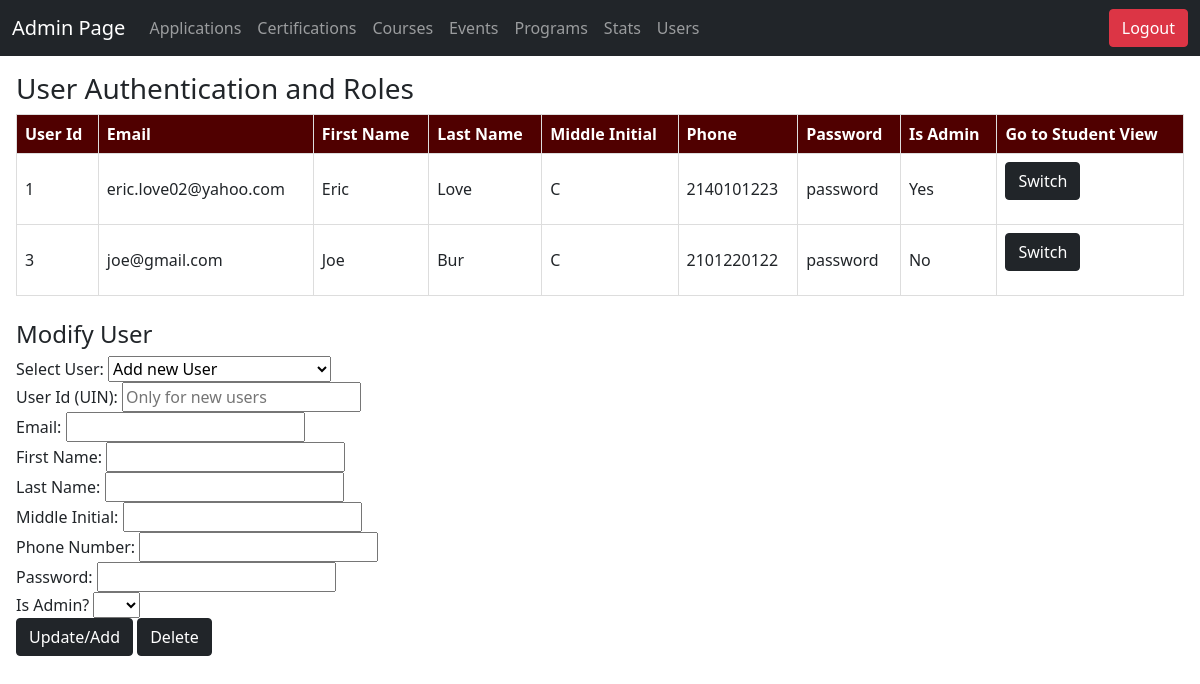
Before: /admin/users.php (signed in) with the older database file.
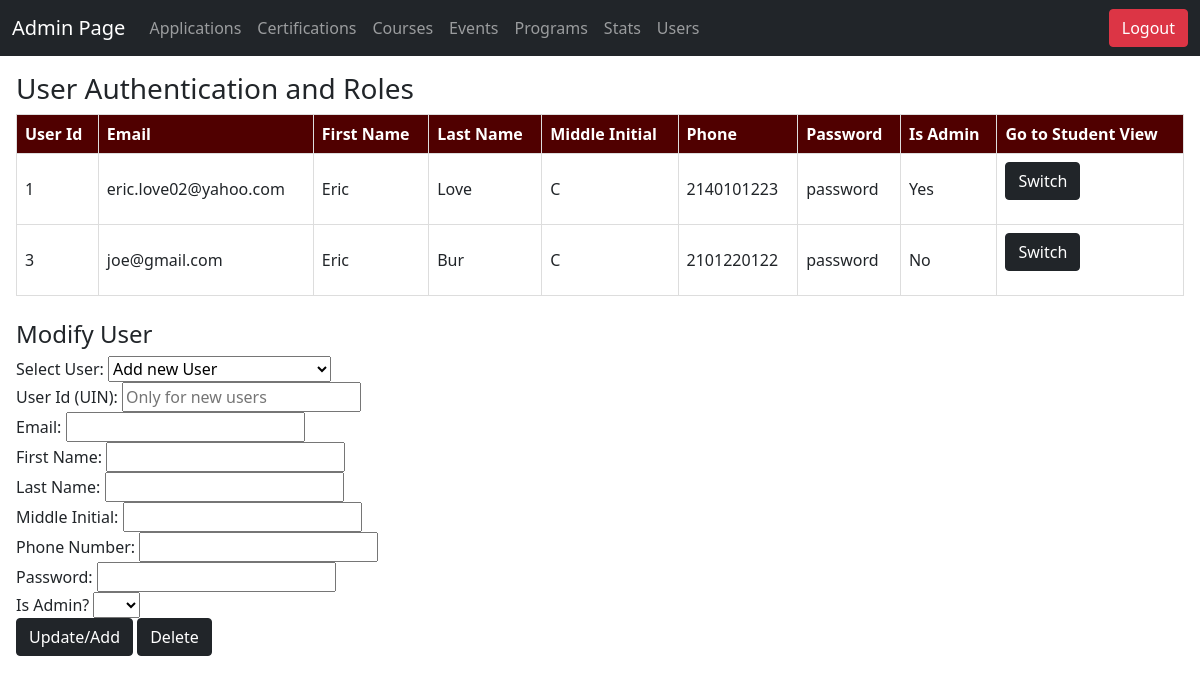
After: the same page with the newer database file.
### tables this page shows
CREATE TABLE `users` (
  `user_id` int(11) NOT NULL,
  `email` varchar(256) NOT NULL,
  `f_name` varchar(56) NOT NULL,
  `l_name` varchar(56) NOT NULL,
  `m_initial` char(1) NOT NULL,
  `phone` varchar(24) NOT NULL,
  `password` varchar(72) NOT NULL,
  `is_admin` tinyint(1) NOT NULL DEFAULT 0
);

### utils/helpers.php (called while the page is built, shortened)
<?php
function getAllRecords($conn, $tableName, $id = null, $join_table = null, $join_on = null)
{
    if ($join_table && $join_on) {
        $sql = "SELECT * FROM $tableName
                JOIN $join_table ON $tableName.$join_on = $join_table.$join_on
                WHERE $tableName.user_id = '$id'";
    } elseif ($id) {
        $sql = "SELECT * FROM $tableName WHERE user_id = '$id'";
    } else {
        $sql = "SELECT * FROM $tableName";
    }
    $result = $conn->query($sql);
    $records = array();
    while ($row = $result->fetch_assoc()) {
        $records[] = $row;
    }
    return $records;
}
?>

### admin/users.php (the view, shortened to what the changed rows need)
<?php
require_once "../utils/connect.php";
require "../utils/notification.php";
require "../utils/helpers.php";
$users = getAllRecords($conn, 'users');
?>
<!DOCTYPE html>
<html lang="en">
<head>
    <link rel="stylesheet" href="/bootstrap-5.0.2-dist/css/bootstrap.min.css">
</head>
<body>
    <section>
        <table border="1">
            <tr>
                <th>User Id</th>
                <th>Email</th>
                <th>First Name</th>
                <th>Last Name</th>
                <th>Middle Initial</th>
                <th>Phone</th>
                <th>Password</th>
                <th>Is Admin</th>
                <th>Go to Student View</th>
            </tr>
            <?php
            foreach ($users as $user) {
                echo "<tr>";
                echo "<td><span>{$user['user_id']}</span></td>";
                echo "<td><span>{$user['email']}</span></td>";
                echo "<td><span>{$user['f_name']}</span></td>";
                echo "<td><span>{$user['l_name']}</span></td>";
                echo "<td><span>{$user['m_initial']}</span></td>";
                echo "<td><span>{$user['phone']}</span></td>";
                echo "<td><span>{$user['password']}</span></td>";
                echo "<td><span>" . ($user['is_admin'] ? 'Yes' : 'No') . "</span></td>";
                echo "<td><form method='post' action='", htmlspecialchars($_SERVER["PHP_SELF"]), "'> <input type='hidden' name='doChangeUser' value='1'> <input type='hidden' name='user_id' value='", $user['user_id'], "'> <button class='btn btn-dark'type='submit' name='submit'>Switch</button> </form></td>";
                echo "</tr>";
            }
            ?>
        </table>
        <br>
    </section>
</body>
</html>

Changed rows visible on the page:
changed users "joe@gmail.com": f_name "Joe" → "Eric"
